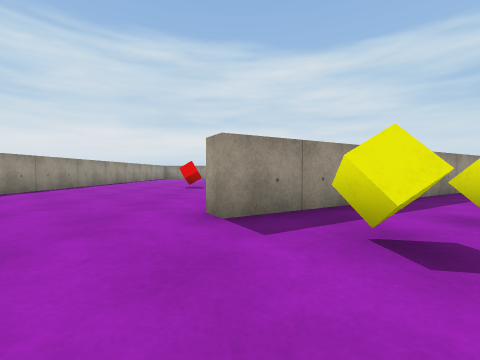
view 1 (above)

18 first-person views from a walk through a 3-D level made in the Unity game engine. The camera is 0.55 m above the floor, tilts 2° down and sees 90° across. The floor is counted in squares, 1 m on a side. Each view is taken from the middle of a square. On the plan, view 1 faces up. The plan holds only what a view shows up to about 9 squares ahead; the rest is blank. The place goes on beyond the plan. The player character is not drawn. Surface patterns are stand-ins for the level's own textures.

view 2
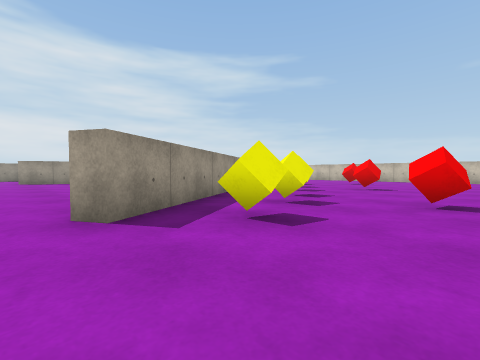

view 3
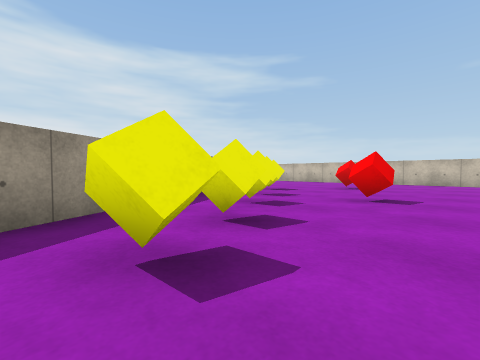

view 4
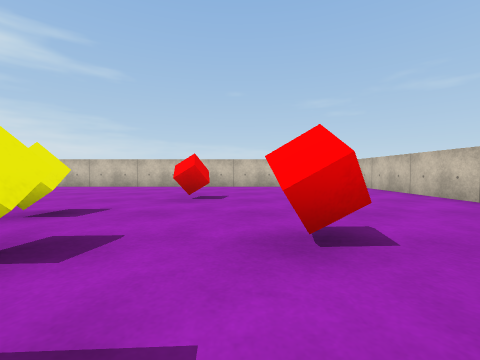

view 5
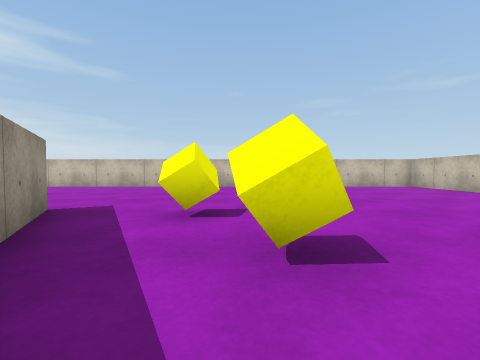

view 6
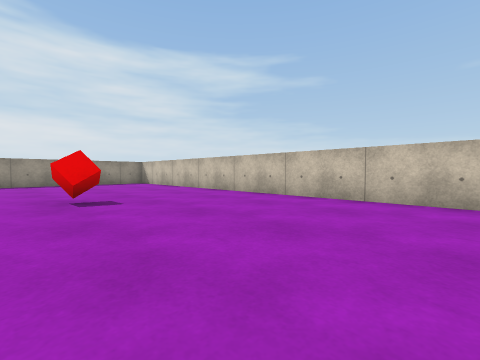

view 7
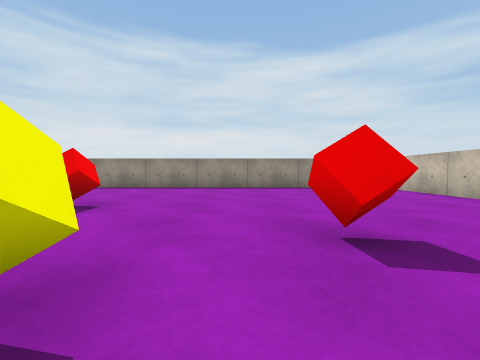

view 8
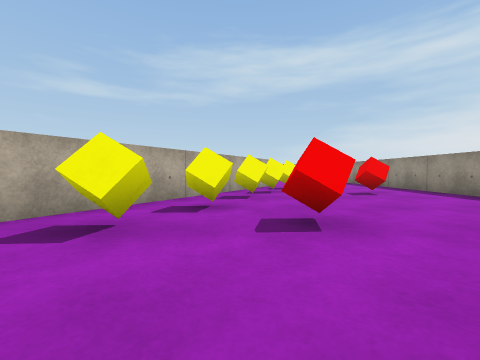

view 9
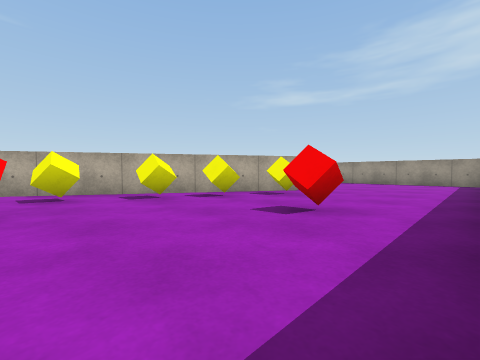

view 10
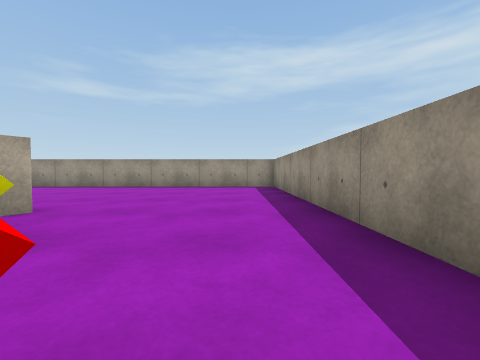

view 11
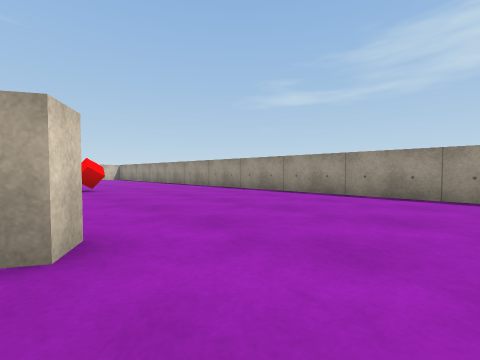

view 12
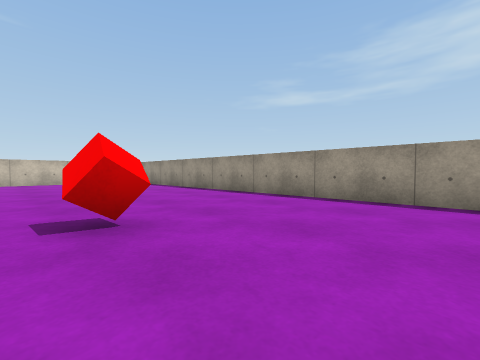

view 13
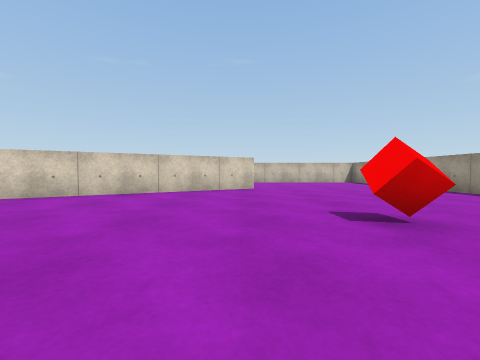

view 14
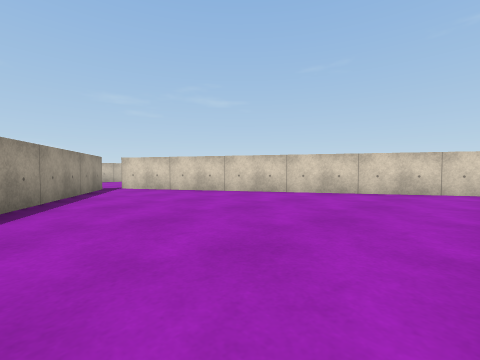

view 15
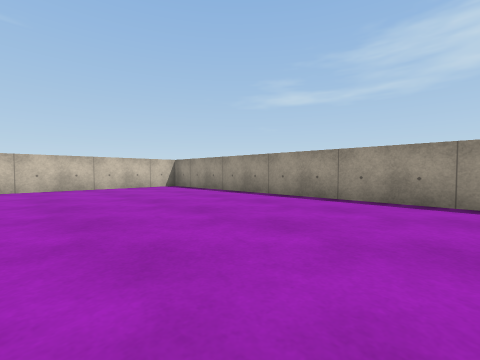

view 16
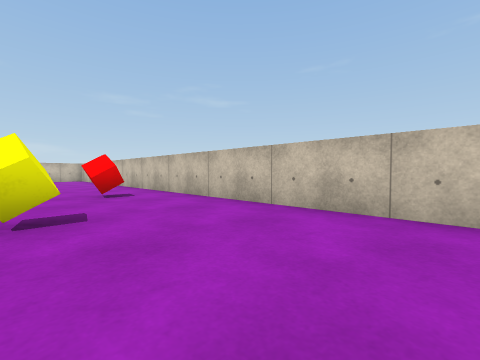

view 17
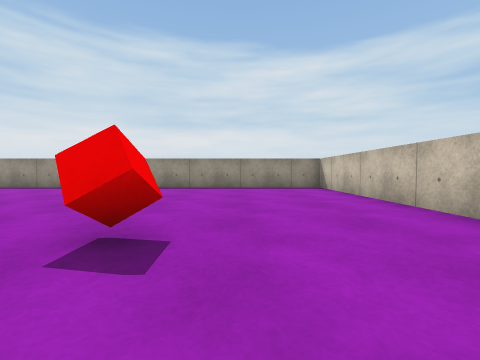

view 18
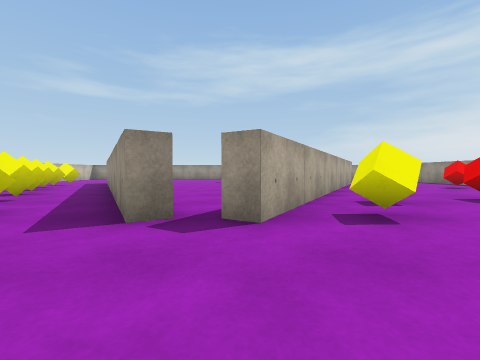

### Floor plan
Points are (right, up) in squares from view 1. A wall is a line through its corners. A room is listed if a view was taken in it or the views show most of it. See-through windows are left out.
Room 1 (views 1, 2, 3, 4, 5, 6, 7, 8, 9, 10, 11, 12, 13, 14, 15, 16, 17, 18)
walls: (8.2, 8.2) (8.5, 7.8) (-0.2, 2.8) (-0.5, 3.2) (8.2, 8.2); (-0.5, 13.7) (-0.2, 14.2) (8.5, 9.2) (8.2, 8.8) (4.3, 11); (9.2, -1.3) (13.8, -1.3) (13.8, 18.3) (-5.8, 18.3) (-5.8, -1); (-5.6, -1.3) (7.5, -1.3)
objects: red cube (-2, 8); yellow cube (1, 2); yellow cube (1, 15); yellow cube (2, 14); yellow cube (3, 2); red cube (3, 16); red cube (4, 0); yellow cube (4, 3); yellow cube (4, 13); yellow cube (5, 4); yellow cube (5, 13); red cube (6, 14); red cube (7, 2); yellow cube (7, 5); yellow cube (7, 12); yellow cube (8, 6); yellow cube (8, 11); red cube (10, 4); red cube (10, 12)

Positions as (right, up) in squares from view 1, and headings:
1: (0, 0), facing up
2: (-1, 0), facing up-right
3: (2, 1), facing up-right
4: (5, 3), facing right
5: (5, 5), facing right
6: (9, 7), facing up-right
7: (9, 10), facing up
8: (9, 13), facing left
9: (6, 18), facing down-left
10: (3, 17), facing left
11: (0, 16), facing down-left
12: (-1, 11), facing down-left
13: (0, 11), facing down
14: (0, 11), facing down-right
15: (-1, 7), facing down-left
16: (-2, 2), facing down-right
17: (11, 10), facing up
18: (11, 9), facing left
